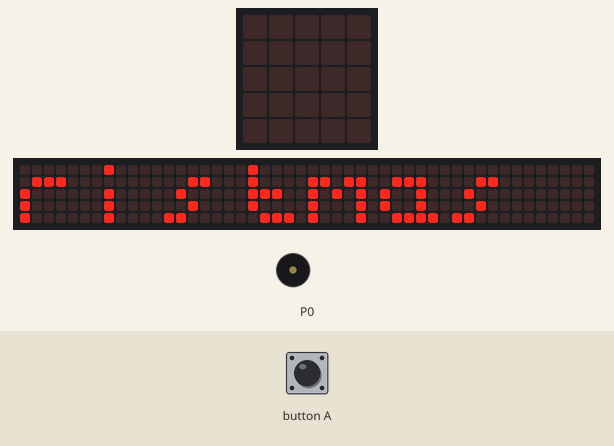
Recording of a program running on a simulated BBC micro:bit (MakeCode). Parts: the board's 5×5 LED display, a strip that is not on the board, showing the scrolling text unrolled, buzzer (waves = sounding). The inputs (shaded band) are chosen by the test bench. The 48×5 strip is a reading aid, not a part: it shows the text the display is scrolling, unrolled, one strip-width of it at a time.

Above: at 14.0 s.
15.7 s: button A pressed for 0.15 s
At 16.05 s:
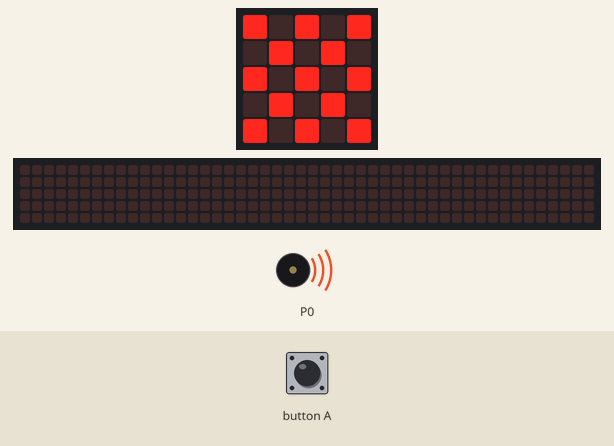
At 16.45 s:
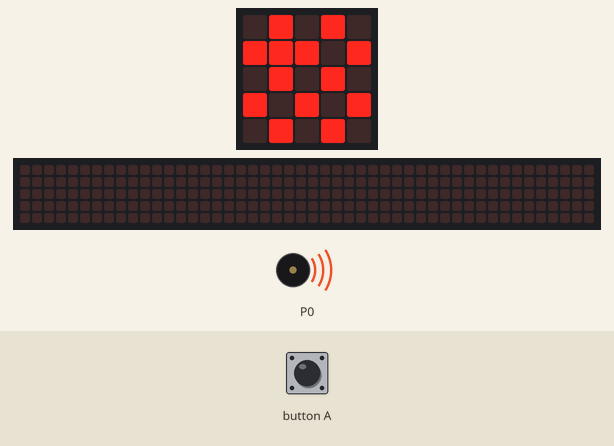
Timing chart, 0 to 24.8 s (numbered marks = the images above; inputs shaded):
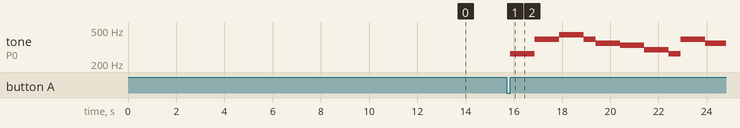

Measured:
- after the input at 15.7 s, tone on P0: plays 262 Hz for 1.0 s, 392 Hz for 1.0 s, 440 Hz for 1.0 s, 392 Hz for 0.51 s, 349 Hz for 1.0 s, 330 Hz for 1.0 s … (10 notes in this stretch), starting after 0.16 s; the display: changes after 0.15 s (image 1)
- what the display in image 0 shows lasts 0.4 s, from 14.0 s to 14.4 s
- what the display in image 1 shows lasts 0.4 s, from 15.9 s to 16.3 s

The program:

main.ts
```typescript
input.onButtonPressed(Button.A, function () {
    재생 = 1
    while (재생 == 1) {
        basic.showLeds(`
            # . # . #
            . # . # .
            # . # . #
            . # . # .
            # . # . #
            `)
        basic.showLeds(`
            . # . # .
            # # # . #
            . # . # .
            # . # . #
            . # . # .
            `)
    }
})
let 재생 = 0
basic.showString("merry christmas")
basic.forever(function () {
    while (재생 == 1) {
        music.playTone(262, music.beat(BeatFraction.Whole))
        music.playTone(262, music.beat(BeatFraction.Whole))
        music.playTone(392, music.beat(BeatFraction.Whole))
        music.playTone(392, music.beat(BeatFraction.Whole))
        music.playTone(440, music.beat(BeatFraction.Whole))
        music.playTone(440, music.beat(BeatFraction.Whole))
        music.playTone(392, music.beat(BeatFraction.Whole))
        music.playTone(349, music.beat(BeatFraction.Whole))
        music.playTone(349, music.beat(BeatFraction.Whole))
        music.playTone(330, music.beat(BeatFraction.Whole))
        music.playTone(330, music.beat(BeatFraction.Whole))
        music.playTone(294, music.beat(BeatFraction.Whole))
        music.playTone(294, music.beat(BeatFraction.Whole))
        music.playTone(262, music.beat(BeatFraction.Whole))
        music.playTone(392, music.beat(BeatFraction.Whole))
        music.playTone(392, music.beat(BeatFraction.Whole))
        music.playTone(349, music.beat(BeatFraction.Whole))
        music.playTone(349, music.beat(BeatFraction.Whole))
        music.playTone(349, music.beat(BeatFraction.Whole))
        music.playTone(330, music.beat(BeatFraction.Whole))
        music.playTone(330, music.beat(BeatFraction.Whole))
        music.playTone(294, music.beat(BeatFraction.Whole))
        music.playTone(392, music.beat(BeatFraction.Whole))
        music.playTone(392, music.beat(BeatFraction.Whole))
        music.playTone(349, music.beat(BeatFraction.Whole))
        music.playTone(349, music.beat(BeatFraction.Whole))
        music.playTone(330, music.beat(BeatFraction.Whole))
        music.playTone(330, music.beat(BeatFraction.Whole))
        music.playTone(294, music.beat(BeatFraction.Whole))
        music.playTone(262, music.beat(BeatFraction.Whole))
        music.playTone(392, music.beat(BeatFraction.Whole))
        music.playTone(392, music.beat(BeatFraction.Whole))
        music.playTone(440, music.beat(BeatFraction.Whole))
        music.playTone(440, music.beat(BeatFraction.Whole))
        music.playTone(392, music.beat(BeatFraction.Whole))
        music.playTone(349, music.beat(BeatFraction.Whole))
        music.playTone(349, music.beat(BeatFraction.Whole))
        music.playTone(330, music.beat(BeatFraction.Whole))
        music.playTone(330, music.beat(BeatFraction.Whole))
        music.playTone(294, music.beat(BeatFraction.Whole))
        music.playTone(294, music.beat(BeatFraction.Whole))
        music.playTone(262, music.beat(BeatFraction.Whole))
    }
    재생 = 0
    led.stopAnimation()
})
```

test.ts
```typescript
// 테스트는 여기로 이동합니다; 이 패키지가 확장으로 사용될 때 컴파일되지 않을 것 입니다.
```
